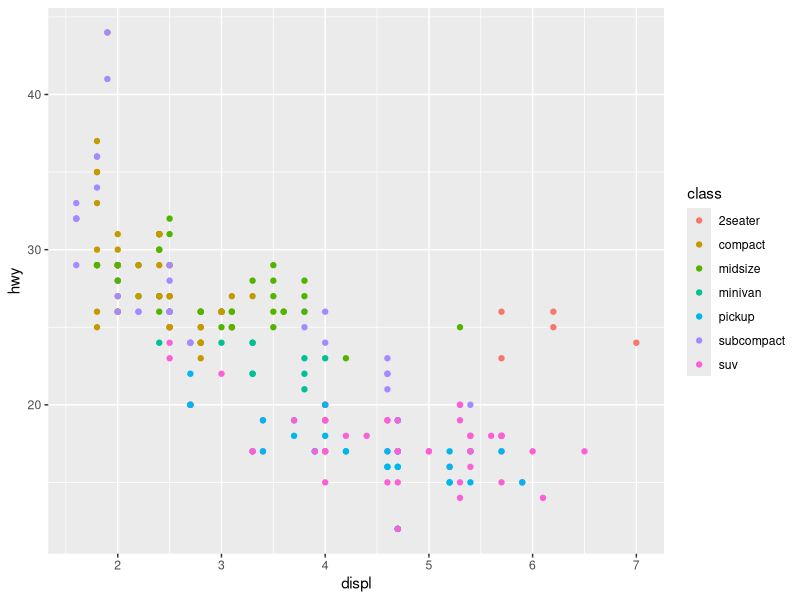
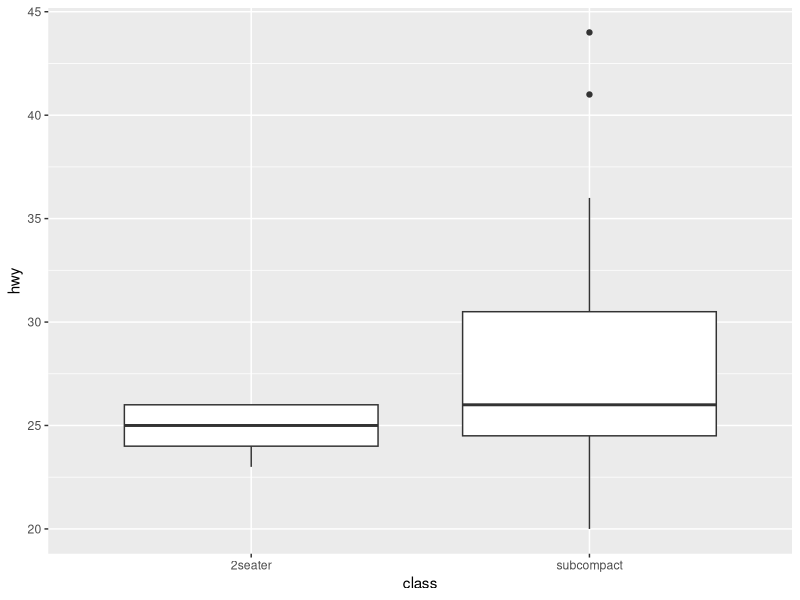
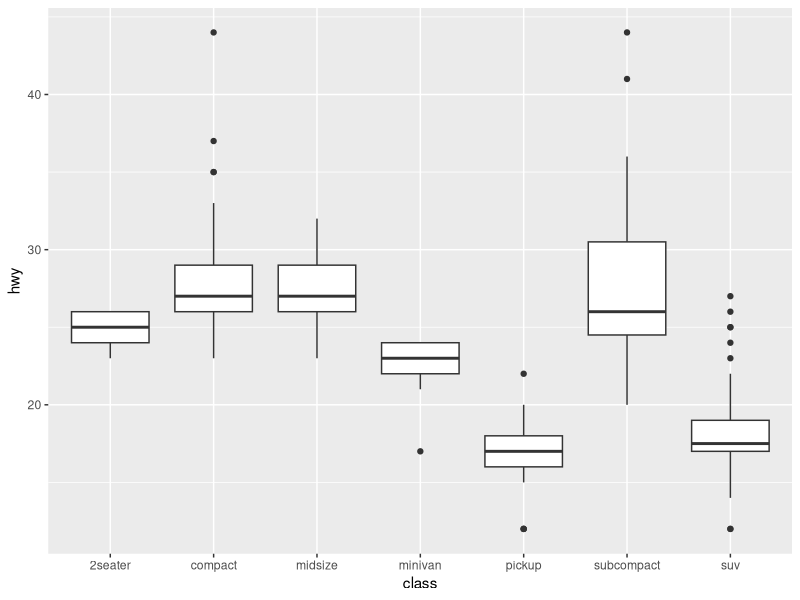

These charts were generated, in order, by the following R code:
## ---- chunk 1
library(tidyverse)
## ---- chunk 2
head(mpg)
## ---- chunk 3
ggplot(mpg, aes(displ, hwy, colour = class)) + 
  geom_point()
## ---- chunk 4
mpg_2seater_subcompact <- filter(mpg, class == "2seater" | class == "subcompact")
## ---- chunk 5
ggplot(mpg_2seater_subcompact, aes(x = class, y = hwy)) + geom_boxplot()
## ---- chunk 6
ggplot(mpg, aes(x = class, y = hwy)) + geom_boxplot()
